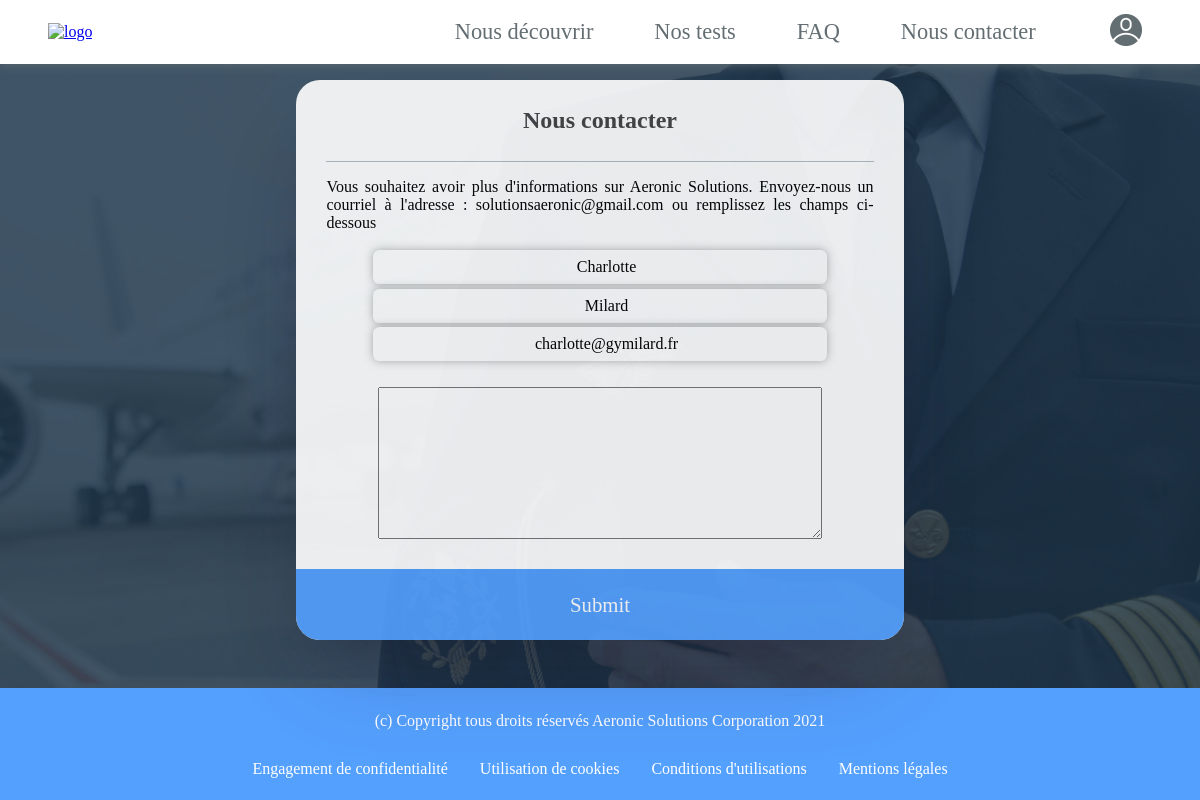
Page /controller/messagerieController.php (signed in) on the committed database.
### tables this page shows
CREATE TABLE IF NOT EXISTS `clients` (
  `id` int(11) NOT NULL AUTO_INCREMENT,
  `firstName` varchar(255) NOT NULL,
  `name` varchar(255) NOT NULL,
  `birthDate` date NOT NULL,
  `kind` varchar(255) NOT NULL,
  `company` varchar(255) NOT NULL,
  `mail` varchar(255) NOT NULL,
  `password` varchar(255) NOT NULL,
  `doctor` varchar(255) NOT NULL,
  `status` varchar(255) NOT NULL DEFAULT 'client',
  `icode` int(11) NOT NULL,
  `banish` varchar(5) NOT NULL DEFAULT 'false',
  PRIMARY KEY (`id`),
  UNIQUE KEY `mail` (`mail`),
  UNIQUE KEY `icode` (`icode`) USING BTREE
);

### controller/messagerieController.php (called while the page is built, shortened)
<?php session_start();
include "../view/header.php";
include "../view/footer.php";
include "../model/database.php";
if(isset($_SESSION['mail'])){
    include '../model/requeteProfil.php';
}
include "../view/messagerie.php";
?>

### model/requeteProfil.php (called while the page is built)
<?php
global $db;
$mail = $_SESSION['mail'];
if ($_SESSION['utilisateur']=='client'){
    $q = $db->query("SELECT * FROM clients WHERE mail='$mail'");
    $user = $q->fetch();
}
elseif ($_SESSION['utilisateur']=='gestionnaire'){
    $q = $db->query("SELECT * FROM gestionnaires WHERE mail='$mail'");
    $user = $q->fetch();
}
elseif ($_SESSION['utilisateur']=='administrateur'){
    $q = $db->query("SELECT * FROM administrateurs WHERE mail='$mail'");
    $user = $q->fetch();
}
?>

### view/messagerie.php (the view, shortened to what this page needs)
<!DOCTYPE html>
<html>
<head>
    <link rel="stylesheet" href="../public/css/mesagerieStyle.css"/>
</head>
<body>
<div class="contentmessage">
    <div class="title_container">
        <h3>Nous contacter</h3>
    </div>
    <div class="message_container">
       <p> Vous souhaitez avoir plus d'informations sur Aeronic Solutions. Envoyez-nous un courriel à l'adresse : solutionsaeronic@gmail.com ou remplissez les champs ci-dessous </p>
    <form method="post" class="form_message">
        <input name="prenom" type="text" id="prenom_message" placeholder="Prénom" value="<?php if(isset($user['firstName'])){ echo $user['firstName'];}?>" required>
        <input name="nom" type="text" id="nom_message" placeholder="Nom" value="<?php if(isset($user['name'])){ echo $user['name'];}?>" required>
        <input name="mail" type="mail" id="email" placeholder="Adresse e-mail" value="<?php if(isset($user['mail'])){ echo $user['mail'];}?>" required>
        <textarea name="contenu" type="text" id="contenu" placeholder="Votre message" required  >
        </textarea>
    </div>
        <div class="envoyer_messageM">
            <input class="envoyer_message" name="envoi" type="submit"></input>
        </div>
</div>
</body>
</html>

### public/css/header.css (style rules this page uses)
* { font-family: 'oumgouleh'; }
html { scroll-behavior: smooth; }

### public/css/footer.css (style rules this page uses)
* { font-family: 'oumgouleh'; }

### public/css/mesagerieStyle.css (style rules this page uses)
body { margin : 0; overflow: hidden; background-image: url("../images/pilots.jpg"); background-attachment: fixed; background-position: center; background-repeat: no-repeat; background-size: cover; justify-content: center; align-items: center; display: flex; height: 100vh; }
.contentmessage { margin-top: -5em; border-radius: 1.5em; box-shadow: rgba(50, 50, 93, 0.25) 0px 50px 100px -20px, rgba(0, 0, 0, 0.3) 0px 30px 60px -30px; width: 100%; height: 70vh; font-family: "oumgouleh"; font-size: 16px; background-color: white; max-width: 38em; display: flex; flex-direction: column; overflow: hidden; align-items: center; transition: all 0.3s ease; opacity: 0.9; }
.title_container { height:15%; width: 90%; display: flex; align-items: center; justify-content: center; border-bottom: solid 1px #b2bec3; }
.title_container h3 { color:#444444; font-size: 1.5em; }
.message_container { height:75%; width: 90%; text-align: justify; }
.form_message { height: 72%; width: 80%; display: flex; flex-direction: column; align-items: center; justify-content: space-around; margin-top: 1em; margin-left: 10%; }
.form_message input { height: 4vh; width: 100%; font-family: "oumgouleh"; font-size: 100%; line-height: 1.15; margin: 0; border-radius:0.4em; border-top-style: hidden; border-right-style: hidden; border-left-style: hidden; border-bottom-style: hidden; box-shadow: rgba(99, 99, 99, 0.5) 0px 0px 8px 0px; padding-left: 15px; outline-color:#54a0ff; justify-items: center; }
textarea { margin-top: 5%; width: 100%; height: 50%; font-family: "oumgouleh"; font-size: 100%; }
.envoyer_messageM { width: 100%; height: 13%; position: relative; }
.envoyer_message { background-color: #54a0ff; width: 100%; border-style: none; height: 100%; display: flex; align-items: center; justify-content: center; font-size: 1.3em; color: white; transition: all 0.3s; }

### rows in the picture
clients: prenom "Charlotte", nom "Milard", mail "charlotte@gymilard.fr"
